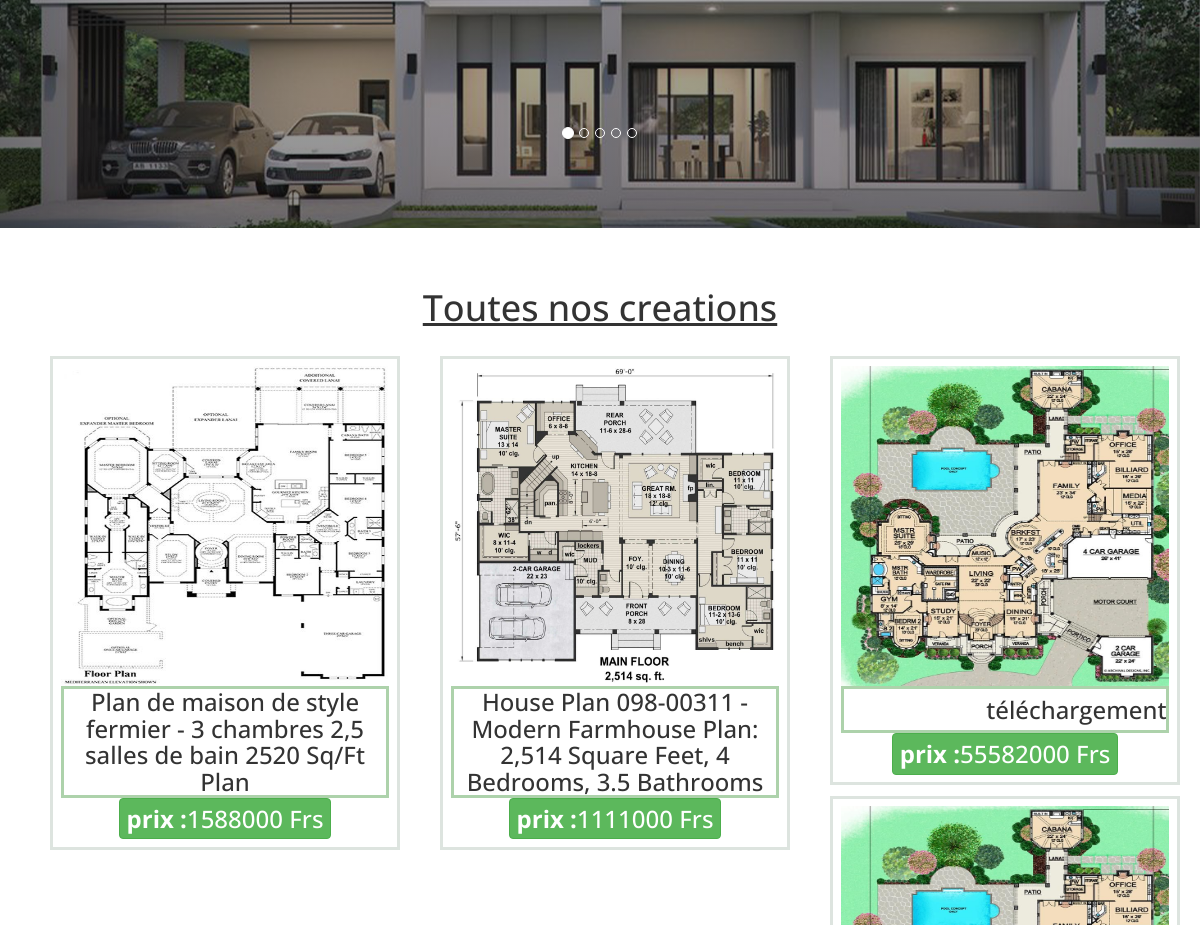
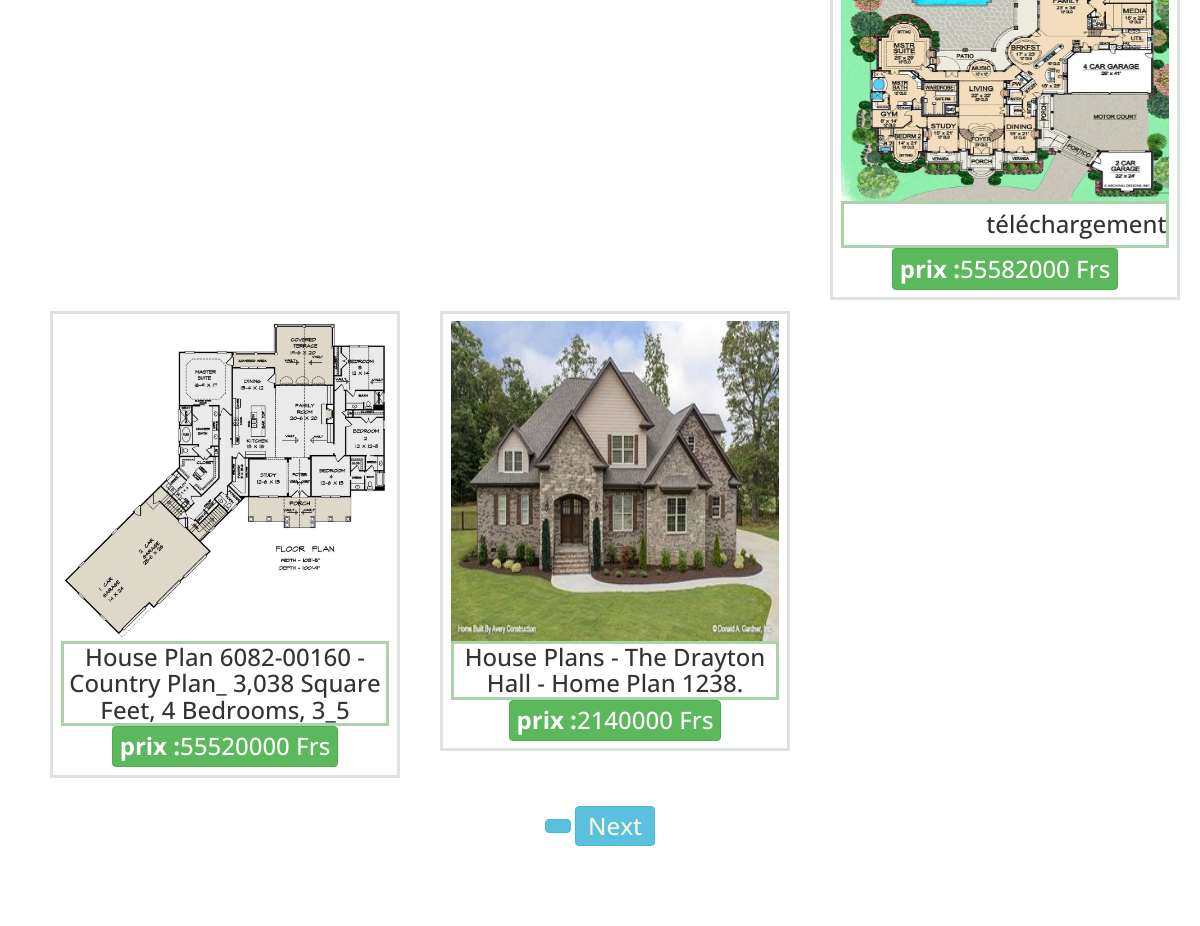
The app's page /list (middle part), older data (2 pictures, top to bottom).
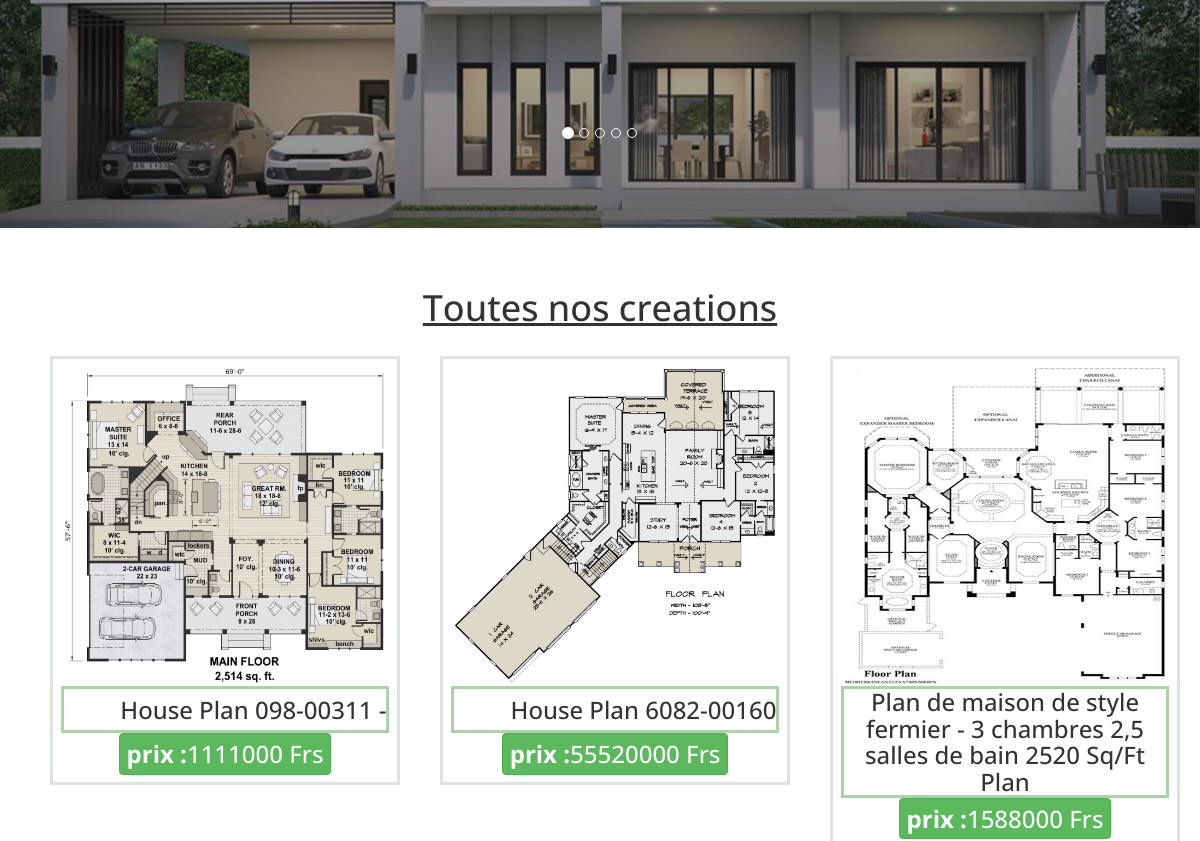
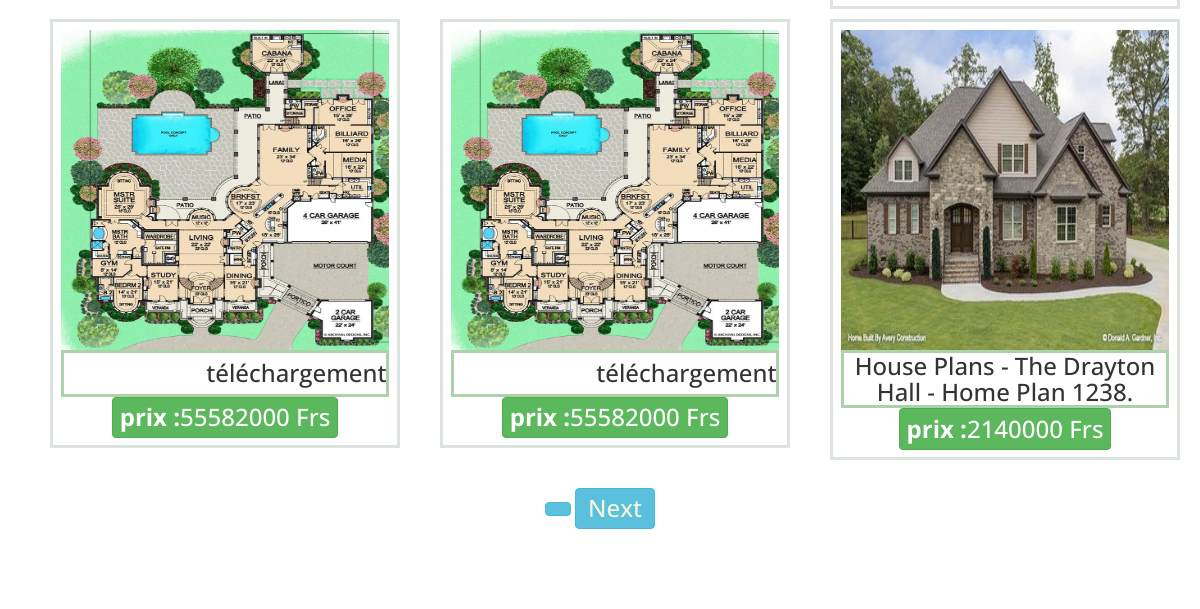
The same page, newer data (2 pictures, top to bottom).
### planbamt/models.py (models this page shows, shortened)
class Image(models.Model):
    create_at = models.DateTimeField(auto_now=True)
    nom = models.CharField(max_length=300)
    image = models.ImageField(upload_to='image_publie', blank=True, null=True)
    class Meta:
        ordering=['-create_at']
        verbose_name = 'image'
        verbose_name_plural = 'images'

class Plan(models.Model):
    create_at = models.DateTimeField(auto_now=True)
    titre = models.CharField(max_length=500)
    description = models.TextField()
    prix = models.IntegerField()
    image = models.ManyToManyField(Image, related_name='plan', blank=True)
    Categorie = models.ForeignKey(Categorie, related_name='caterogie', on_delete=models.CASCADE)
    class Meta:
        ordering=['-create_at']
        verbose_name = 'les Plans de batiment'
        verbose_name_plural = 'les Plans de batiments'

### planbamt/views.py (the view)
# urls.py: path('list',views.list,name='list'),
def list(request):
    plans=Plan.objects.all()
    paginator=Paginator(plans,6)
    num_page=request.GET.get('page')
    try:
        plans=paginator.page(num_page)
    except PageNotAnInteger:
        plans=paginator.page('1')
    except EmptyPage:
        plans=paginator.page(paginator.num_pages)
    context={
        'plan':plans,
        'paginator':True,
    }
    return render(request,'pages/list.html',context)

### templates/pages/list.html
{% extends 'pages/header.html' %} {% block content %} {% include "pages/indexe.html" with list_itre='Toutes nos creations'%}{% endblock content %}}}

### templates/pages/indexe.html (shortened to what this page needs)
<div id="myCarousel" class="carousel slide" data-ride="carousel">
    <ol class="carousel-indicators">
        <li data-target="#myCarousel" data-slide-to="0" class="active"></li>
        <li data-target="#myCarousel" data-slide-to="1" class=""></li>
        <li data-target="#myCarousel" data-slide-to="2" class=""></li>
        <li data-target="#myCarousel" data-slide-to="3" class=""></li>
        <li data-target="#myCarousel" data-slide-to="4" class=""></li>
    </ol>
    <div class="carousel-inner" role="listbox">
        <div class="item active">
            <div class="container">
                <div class="carousel-caption">
                </div>
            </div>
        </div>
    </div>
    <a class="left carousel-control" href="#myCarousel" role="button" data-slide="prev">
    </a>
    <a class="right carousel-control" href="#myCarousel" role="button" data-slide="next">
    </a>
</div>
<div class="container text-center" style="padding: auto; margin-top:5%; margin-bottom: 5%; box-shadow: 1ch;">
    {% if plan|length_is:"0" %}
    <div class="text-center">
        <h1>Desole pas de resultats trouver</h1>
    </div>
    <br/> {% else %}
    <div>
        <h1 class="wthree_text_info">
            <u>{{list_itre}}</u>
        </h1> <br/>
    </div>
    <div class="container">
        <div class="row ">
            {% for plans in plan %}
            <div class="carte col-md-4 ">
                <div class="box">
                    <div>
                        <div style="height: 20rem ">
                            <a href=" {% url 'detail' id_plan=plans.id %} ">
                                    {% for image in plans.image.all%}
                                        {% if image.image %}
                                                <img src="{{image.image.url}} " alt=" " style="width: 100%;height:100%; ">
                                        {% endif %}
                                    {% endfor %}
                            </a>
                        </div>
                        <div style="border: rgba(14, 121, 6, 0.339) solid; align-items: center;justify-content: center; display:flex;">
                            <h3>{{plans.titre}}</h3>
                        </div>
                    </div>
                    <div class="btn btn-success " style="padding: 2%;">
                        <h3><b>prix :</b><span>{{plans.prix}} </span> <span>Frs</span>
                        </h3>
                    </div>
                </div>
            </div>
            {% endfor %}
        </div>
    </div>
    {% if paginator%}
    <br/>
    <div class=" clearfix ">
        <nav class="arial-label ">
            <ul class="page ">
                <li class="btn btn-info ">
                </li>
                <li class="btn btn-info ">
                    {% if plan.has_next %}
                    <a href=" ?page={{plan.next_page_number}} ">
                        <h3 style="color:beige ">Next</h3>
                    </a> {% endif %}
                </li>
            </ul>
        </nav>
    </div>
    <br> {% endif %} {% endif %}
</div>

Row changes from the older to the newer data that the page shows:
removed Plan: titre "House Plan 098-00311 - Modern Farmhouse Plan: 2,514 Square Feet, 4 Bedrooms, 3.5 Bathrooms", prix "1111000", Image (image (picture))
added Plan: titre "House Plan 098-00311 -", prix "1111000", Image (image (picture))
changed Plan: titre "House Plan 6082-00160 - Country Plan_ 3,038 Square Feet, 4 Bedrooms, 3_5" → "House Plan 6082-00160"; moves up the list
